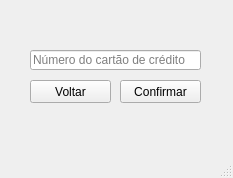
<?xml version="1.0" encoding="UTF-8"?>
<ui version="4.0">
 <class>MainWindow</class>
 <widget class="QMainWindow" name="MainWindow">
  <property name="geometry">
   <rect>
    <x>0</x>
    <y>0</y>
    <width>233</width>
    <height>178</height>
   </rect>
  </property>
  <property name="windowTitle">
   <string>MainWindow</string>
  </property>
  <widget class="QWidget" name="centralwidget">
   <widget class="QLineEdit" name="lineEdit">
    <property name="geometry">
     <rect>
      <x>30</x>
      <y>50</y>
      <width>171</width>
      <height>20</height>
     </rect>
    </property>
    <property name="text">
     <string/>
    </property>
    <property name="maxLength">
     <number>16</number>
    </property>
    <property name="placeholderText">
     <string>Número do cartão de crédito</string>
    </property>
   </widget>
   <widget class="QPushButton" name="pushButton">
    <property name="geometry">
     <rect>
      <x>30</x>
      <y>80</y>
      <width>81</width>
      <height>23</height>
     </rect>
    </property>
    <property name="text">
     <string>Voltar</string>
    </property>
   </widget>
   <widget class="QPushButton" name="pushButton_2">
    <property name="geometry">
     <rect>
      <x>120</x>
      <y>80</y>
      <width>81</width>
      <height>23</height>
     </rect>
    </property>
    <property name="text">
     <string>Confirmar</string>
    </property>
   </widget>
  </widget>
  <widget class="QMenuBar" name="menubar">
   <property name="geometry">
    <rect>
     <x>0</x>
     <y>0</y>
     <width>233</width>
     <height>21</height>
    </rect>
   </property>
  </widget>
  <widget class="QStatusBar" name="statusbar"/>
 </widget>
 <resources/>
 <connections/>
</ui>
